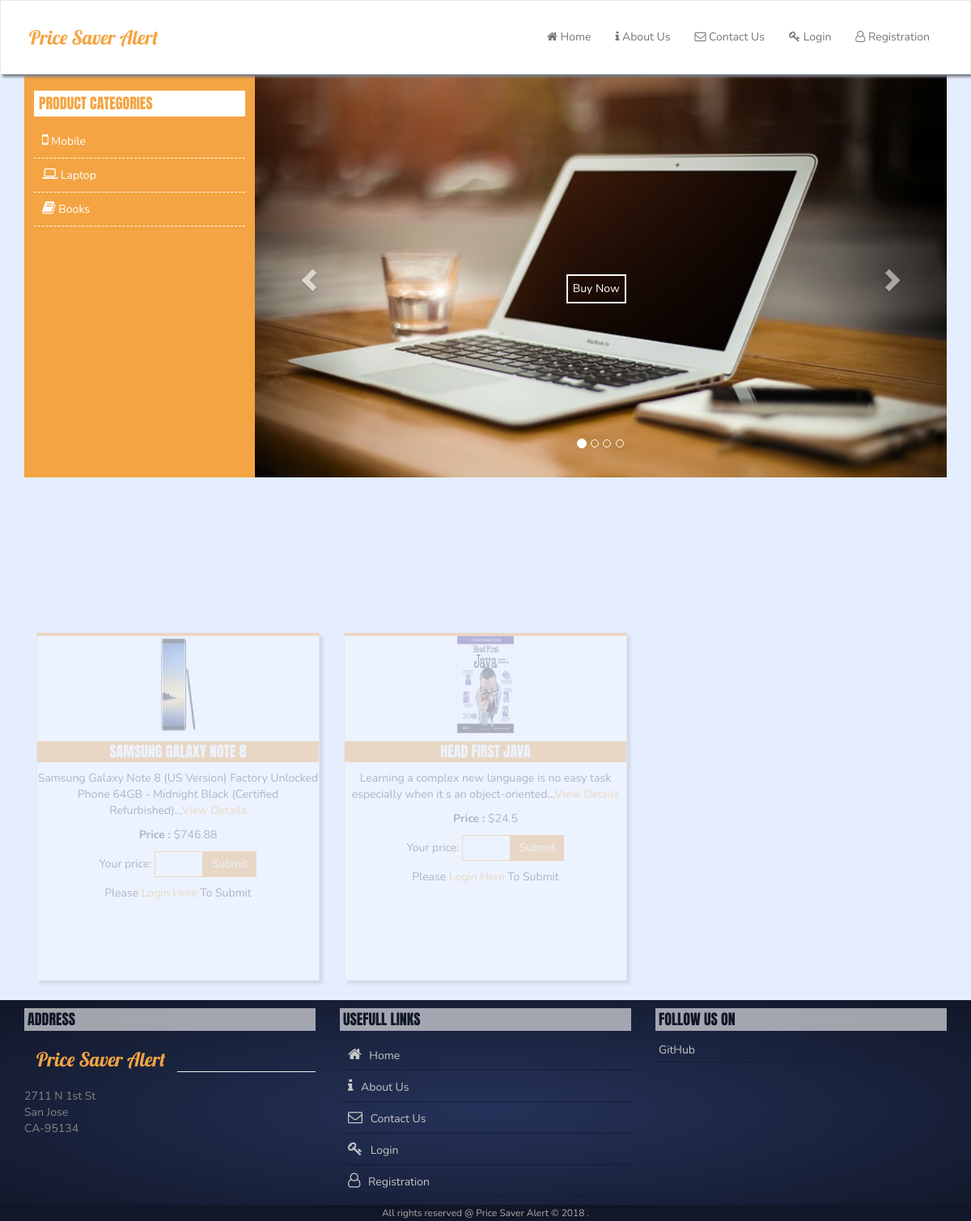
The page / on the database its author committed.
### tables this page shows
CREATE TABLE `category` (
  `c_id` int(11) NOT NULL,
  `cat_name` varchar(100) NOT NULL,
  `cat_icon` varchar(18) NOT NULL,
  `label` text NOT NULL,
  `date` datetime NOT NULL
);

CREATE TABLE `products` (
  `pid` int(11) NOT NULL,
  `cat_id` int(11) NOT NULL,
  `p_title` varchar(100) NOT NULL,
  `p_desc` text NOT NULL,
  `p_img` varchar(255) NOT NULL,
  `property` text NOT NULL,
  `p_price` float NOT NULL,
  `img_width` int(4) NOT NULL,
  `img_height` int(4) NOT NULL,
  `show_on_home` int(2) NOT NULL,
  `top_three` smallint(2) NOT NULL,
  `year` varchar(11) NOT NULL,
  `graph_values` text NOT NULL,
  `p_date` datetime NOT NULL
);

### index.php (the view, shortened to what this page needs)
<?php
include_once('header.php');
$http=$_SERVER['REQUEST_URI'];
?>
		<div class="container">
			<?php
			$product_query="SELECT * FROM products WHERE show_on_home=1 ORDER BY pid DESC";
			$products=mysqli_query($con,$product_query);
			?>
			<div class="col-md-3 col-xs-12 no-padding" id="all_cat">
				<ul>
					<li><h4>Product Categories</h4></li>
					<?php
						$cat_sql="SELECT * FROM category ORDER BY c_id ASC";
						$cat_result=mysqli_query($con,$cat_sql);
						if(mysqli_num_rows($cat_result)){
						while($cat=mysqli_fetch_assoc($cat_result)){
					?>
					<li><a href="product.php?c_id=<?php echo $cat['c_id']; ?>"><span class="fa <?php echo $cat['cat_icon']; ?>"></span> <?php echo $cat['cat_name']; ?></a></li>
					<?php }
					}
					else{
						echo '<li><h4>No Category Found</h4><li>';
					}
					?>
				</ul>
			</div>
			<div class="col-md-9 col-xs-12 no-padding" id="banner">
				<div id="myCarousel" class="carousel slide" data-ride="carousel">
			    <ol class="carousel-indicators">
			      <li data-target="#myCarousel" data-slide-to="0" class="active"></li>
			      <li data-target="#myCarousel" data-slide-to="1"></li>
			      <li data-target="#myCarousel" data-slide-to="2"></li>
			      <li data-target="#myCarousel" data-slide-to="3"></li>
			    </ol>
			    <div class="carousel-inner">
			      <div class="item active">
			        <img src="assets/images/laptop.jpg" alt="Laptop" style="width:100%;">
			        <a href="product.php?c_id=2"><button type="button" class="buyNow">Buy Now</button></a>
			      </div>
			    </div>
			    <a class="left carousel-control" href="#myCarousel" data-slide="prev">
			      <span class="glyphicon glyphicon-chevron-left"></span>
			    </a>
			    <a class="right carousel-control" href="#myCarousel" data-slide="next">
			      <span class="glyphicon glyphicon-chevron-right"></span>
			    </a>
			  </div>
			</div>
			<div class="row">
				<div class="col-md-12 col-xs-12 xol-sm-12 product-wrapper">
					<?php if(mysqli_num_rows($products)>0){
						$id=1;
						while($product=mysqli_fetch_assoc($products)){
					?>
						<div class="col-md-4 col-sm-6 col-xs-12">
							<div class="product main-product" id="<?php echo $id; ?>">
								<div class="text-center product-image">
									<img src="assets/images/products/<?php echo $product['p_img']; ?>" <?php if(isset($product['img_width']) and $product['img_width']!=0){echo 'width='.$product['img_width']; }else{echo 'width="70"'; } ?> <?php if(isset($product['img_height']) and $product['img_height']!=0){echo 'height='.$product['img_height']; }else{echo 'height="120"'; } ?>>
								</div>
								<div class="text-center product-info">
									<h4><?php echo $product['p_title']; ?></h4>
									<p><?php $desc_arry=explode(' ',$product['p_desc']);$less_dec=array_slice($desc_arry,0,15);echo implode(' ',$less_dec).'...<a href="single_product.php?pid='.$product["pid"].'">View Details</a>'; ?></p>
									<p><strong>Price :</strong> $<?php echo $product['p_price']; ?></p>
									<p>
									Your price: <input type="text" name="user_price" class="user_price">
									<button <?php if(!isset($_SESSION['uid']) || $_SESSION['uid']==''){echo 'disabled'; } ?> type="button" class="btn_user_price" value="<?php echo $product['pid'] ?>" name="myprice">Submit</button>
									</p>
									<?php if(!isset($_SESSION['uid']) || $_SESSION['uid']==''){ ?><p>Please <a href="login.php?http=<?php echo $http; ?>">Login Here</a> To Submit</p><?php } ?>
								</div>
							</div>
						</div>
					<?php
					$id++;
						}
					}
					else{
						echo "<h4>No Product Found In Phone Category</h4>";
					}
					?>
				</div>
			</div>
		</div>
<?php include_once('footer.php'); ?>

### header.php (shortened to what this page needs)
<?php $http=$_SERVER['REQUEST_URI'];
?>
<!DOCTYPE html>
<html>
<head>
	<link type="text/css" rel="stylesheet" href="assets/css/bootstrap.min.css">
	<link type="text/css" rel="stylesheet" href="assets/css/font-awesome.min.css">
	<link type="text/css" rel="stylesheet" href="assets/css/SimpleChart.css">
	<link type="text/css" rel="stylesheet" href="assets/css/custom.css">
</head>
<body>
	<div class="mainWrapper">
		<nav class="navbar navbar-default fixed-top">
		  <div class="container-fluid">
		    <div class="navbar-header">
		      <a class="navbar-brand" href="index.php">Price Saver Alert</a>
		    </div>
		    <div class="collapse navbar-collapse" id="bs-example-navbar-collapse-1">
		      <ul class="nav navbar-nav navbar-right">
		      	<li><a href="index.php"><span class="fa fa-home"></span> Home</a></li>
				<li><a href="about.php"><span class="fa fa-info"></span> About Us</a></li>
				<li><a href="contact.php"><span class="fa fa-envelope-o"></span> Contact Us</a></li>
		      	<?php if(isset($_SESSION['uid']) and $_SESSION['uid']!=''){ ?>
		      	<li class=""><a href="you_price.php"><span class="fa fa-dollar"></span> Your Prices</a></li>
		      	<li><a href="edit_account.php?uid=<?php echo $_SESSION['uid']; ?>"><span class="fa fa-pencil"></span> My Account</a></li>
		      	<li><a href="feedback.php"><span class="fa fa-list"></span> Feedback</a></li>
		      	<li><a href="logout.php"><span class="fa fa-power-off"></span> Logout</a></li>
		      	<?php } else{ ?>
		        <li><a href="login.php?http=<?php echo $http; ?>"><span class="fa fa-key"></span> Login</a></li>
		        <li><a href="registration.php"><span class="fa fa-user-o"></span> Registration</a></li>
		        <?php } ?>
		      </ul>
		    </div>
		  </div>
		</nav>

### footer.php (shortened to what this page needs)
<div class="footer">
	<div class="col-md-12 col-sm-12 col-xs-12">
		<div class="col-md-4 col-sm-6 col-xs-12">
			<h4>Address</h4>
			<a class="navbar-brand" href="index.php">Price Saver Alert</a><br>
			<hr>
			2711 N 1st St<br>
			San Jose<br>
			CA-95134<br><br>
		</div>
		<div class="col-md-4 col-sm-6 col-xs-12">
			<h4>Usefull Links</h4>
			<ul>
				<li><a href="index.php"><span class="fa fa-home"></span> Home</a></li>
				<li><a href="about.php"><span class="fa fa-info"></span> About Us</a></li>
				<li><a href="contact.php"><span class="fa fa-envelope-o"></span> Contact Us</a></li>
				<li><a href="login.php?http=<?php echo $http; ?>"><span class="fa fa-key"></span> Login</a></li>
		        <li><a href="registration.php"><span class="fa fa-user-o"></span> Registration</a></li>
			</ul>
		</div>
		<div class="col-md-4 col-sm-6 col-xs-12">
			<h4>Follow Us On</h4>
			<ul>
				<li><a href="https://github.com/orgs/PriceSaverAlert">GitHub </a></li>
			</ul>
		</div>
		<div class="clearfix"></div>
	</div>
	<div class="clearfix"></div>
	<div class="copyright text-center">
		<small>All rights reserved @ Price Saver Alert &copy; 2018 .</small>
	</div>
</div>
	</div>
</body>
</html>

### rows shown on the page
category: cat_name "Mobile"
category: cat_name "Laptop"
category: cat_name "Books"
products: p_img (picture), p_title "SAMSUNG GALAXY NOTE 8", p_desc "Samsung Galaxy Note 8 (US Version) Factory Unlocked Phone 64GB - Midnight Black (Certified Refurbished)", p_price "746.88", $product['pid'] 51 (drawn)
products: p_img (picture), p_title "HEAD FIRST JAVA", less_dec "Learning a complex new language is no easy task especially when it s an object-oriented", p_price "24.5", $product['pid'] 50 (drawn)
